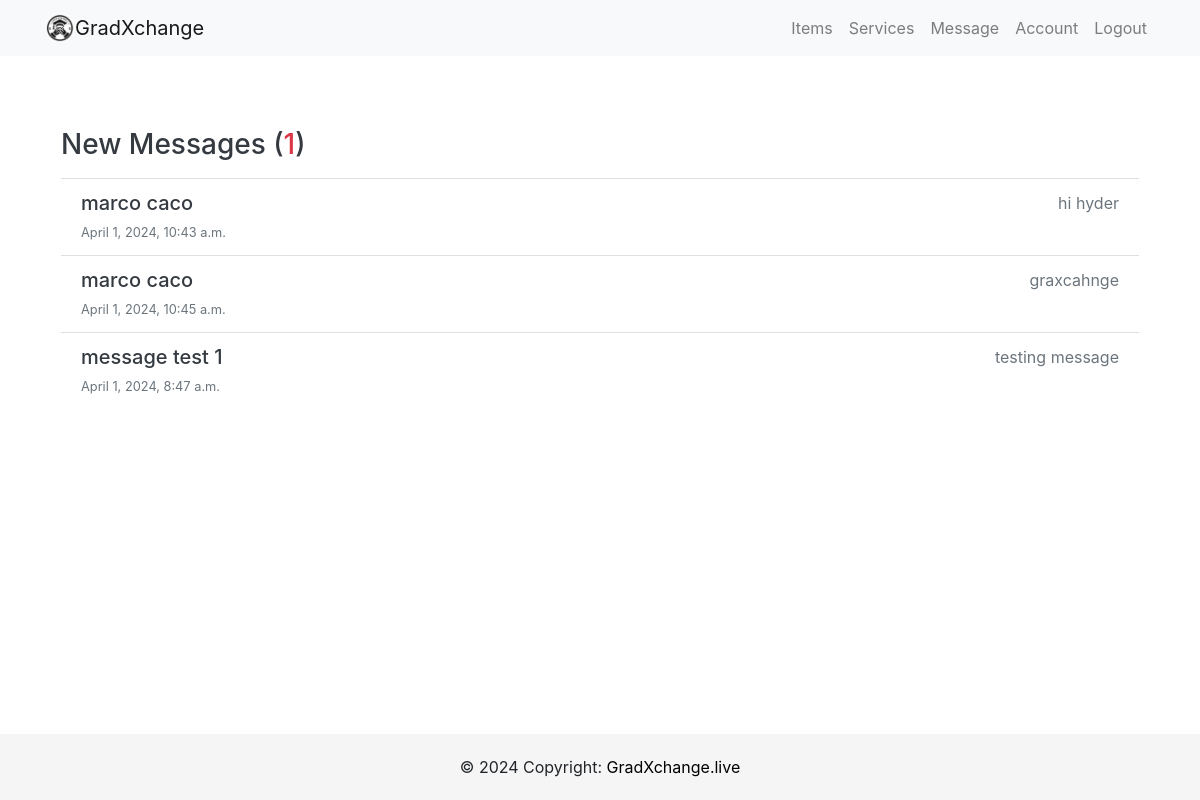
The app's page /inbox/ (signed in), older data.
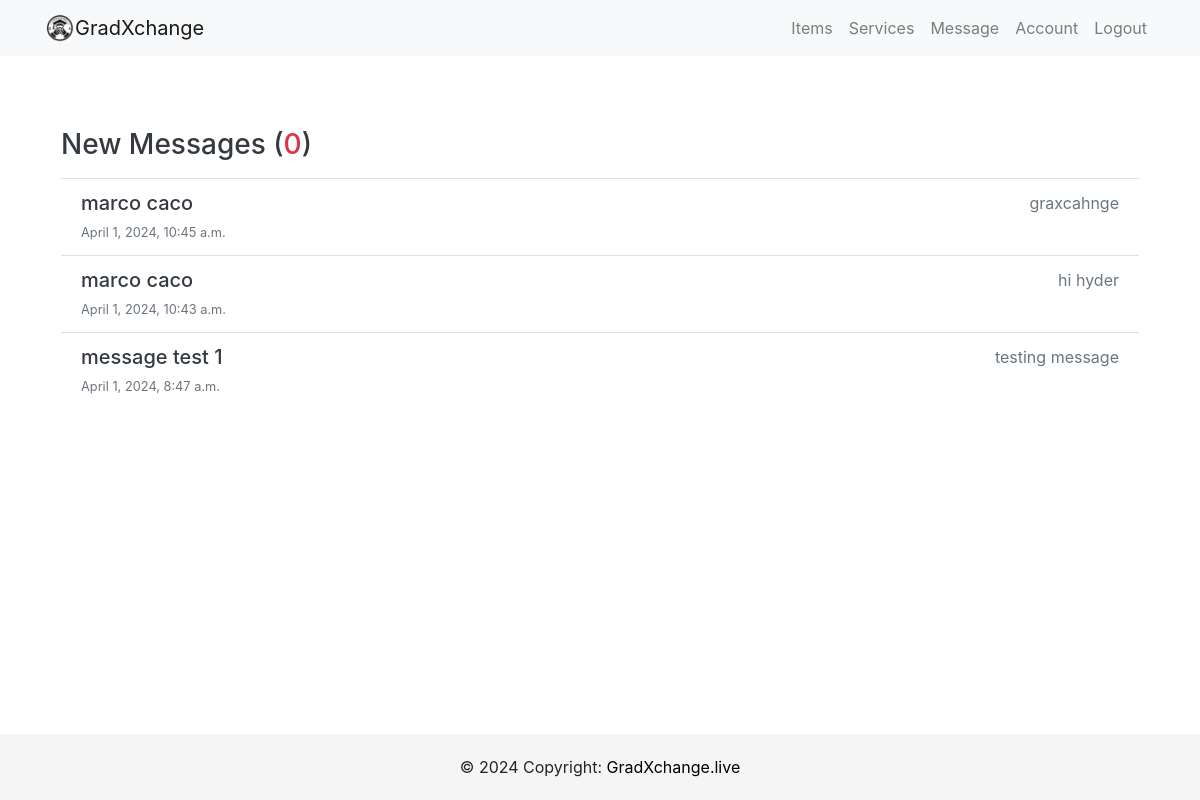
The same page, newer data.
### users/models.py (models this page shows, shortened)
class Message(models.Model):
    sender = models.ForeignKey(Profile, on_delete=models.SET_NULL, null=True, blank=True)
    recipient = models.ForeignKey(Profile, on_delete=models.SET_NULL, null=True, blank=True, related_name="messages")
    name = models.CharField(max_length=200, null=True, blank=True)
    email = models.EmailField(max_length=200, null=True, blank=True)
    subject = models.CharField(max_length=200, null=True, blank=True)
    body = models.TextField()
    is_read = models.BooleanField(default=False, null=True)
    created = models.DateTimeField(auto_now_add=True)
    id = models.UUIDField(default=uuid.uuid4,unique=True,primary_key=True, editable=False)
    class Meta:
        ordering = ['is_read', '-created']

### users/views.py (the view)
# urls.py: path('inbox/', user_views.inbox, name='inbox'),
@login_required
def inbox(request):
    profile =  request.user.profile
    messageRequests = profile.messages.all()
    unreadCount = messageRequests.filter(is_read=False).count()
    context = {'messageRequests':  messageRequests, 'unreadCount': unreadCount}
    return render(request, 'users/inbox.html', context)

### users/templates/users/inbox.html
{% extends 'users/base.html' %}
{% block body %}
<div class="container">
    <div class="inbox my-5 p-3">
        <div class="content-box bg-white rounded shadow-sm">
            <h3 class="inbox__title text-dark py-2">New Messages (<span class="text-danger">{{ unreadCount }}</span>)
            </h3>
            <ul class="list-group list-group-flush">
                {% for message in messageRequests %}
                {% if message.is_read == False %}
                <li
                    class="list-group-item list-group-item-action flex-column align-items-start message message--unread">
                    {% else %}
                <li class="list-group-item list-group-item-action flex-column align-items-start message">
                    {% endif %}
                    <a href="{% url 'message' message.id %}"
                        class="d-flex w-100 justify-content-between text-decoration-none text-dark">
                        <div>
                            <h5 class="mb-1 message__author">{{ message.name }}</h5>
                            <small class="message__date text-muted">{{ message.created }}</small>
                        </div>
                        <div class="text-right">
                            <p class="mb-1 message__subject text-muted">{{ message.subject }}</p>
                        </div>
                    </a>
                </li>
                {% endfor %}
            </ul>
        </div>
    </div>
</div>
{% endblock %}

Row changes from the older to the newer data that the page shows:
shown differently, row unchanged: Message "graxcahnge": moves up the list
changed Message "hi hyder": is_read False → True (drawn)
Text that changed along with them:
{{ unreadCount }}: "1" → "0"
